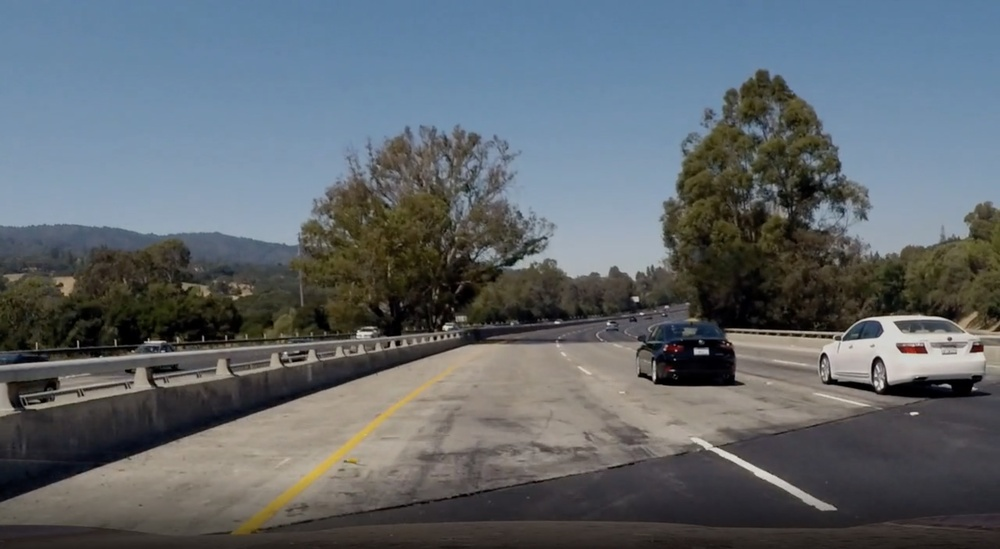
#> input picture test_images/challenge2.jpg, 1000 x 549 px, shrunk from 3360 x 1844 before the run
$ jupyter execute --allow-errors identify_lanes_no_video.ipynb
#> lines starting #> are read from the running program, lines starting #| are printed output that depends on the picture; after the words box and inside, x2 and y2 are one past the last pixel; in counts of white or black regions, pixels touching at a corner belong together
[cell 1]
# conda install -c menpo opencv
# https://stackoverflow.com/questions/23119413/how-do-i-install-python-opencv-through-conda
import cv2
from matplotlib import pyplot as plt
import matplotlib.cm as cm
import numpy as np
import math
import itertools

from src.traffic_lanes_pipeline.merge_lines import merge_lines
#> (the rest of this cell did not finish here and is left out)

## Greyscale the image

[cell 2]
img_path = 'test_images/challenge2.jpg'
img = cv2.imread(img_path, cv2.IMREAD_COLOR)
#> img is the input picture: shape (549, 1000, 3); mean B, G, R 108.3, 102.7, 95.6

# This is to compensate for the fact that
# opencv image layers are stored in reverse order - BGR
# @alsosee https://www.pyimagesearch.com/2014/11/03/display-matplotlib-rgb-image/
img_color = cv2.cvtColor(img, cv2.COLOR_BGR2RGB)
plt.imshow(img_color)

[cell 3]
img_grey = cv2.cvtColor(img, cv2.COLOR_BGR2GRAY)
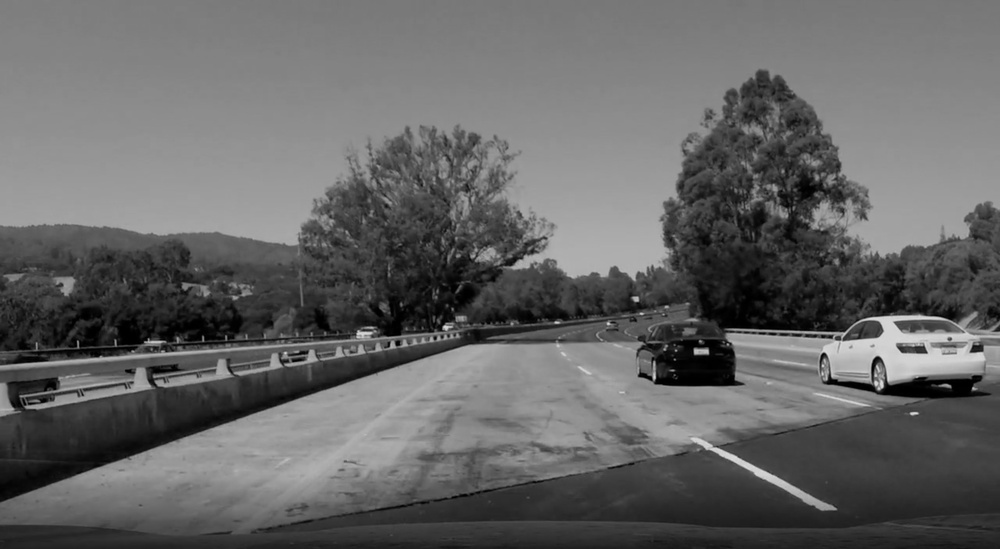
#> img_grey: shape (549, 1000); min 0, max 222, mean 101.2
# cmap, vmin, vmax allow to print image as human expects it
plt.imshow(img_grey, cmap=cm.gray, vmin=0, vmax=255)

## Apply gradient filter to identify edges

Gradient filter can be applied to the grey scale image to identify
points on the where color intensity changes the most.

On this example image these we can expect bright road lines to be picked
up by the filter.

Application of the GaussianBlur prior to Edge detection
reduces number of edgets that will be identified in the next step.

[cell 4]
# Define a kernel size for Gaussian smoothing / blurring
# Note: this step is optional as cv2.Canny() applies a 5x5 Gaussian internally
kernel_size = 5
img_blur = cv2.GaussianBlur(img_grey,(kernel_size, kernel_size), 0)

[cell 5]
thresholds = [(50, 150), (50, 200), (30, 200), (70, 200),
              (50, 180), (50, 220), (50, 250),
              (100, 150), (100, 200), (100, 250),
              (150, 150), (150, 200), (150, 250)]


for l, h in thresholds:
    img_gradient = cv2.Canny(img_blur, l, h)
    cv2.putText(
        img_gradient,
        "Thresholds (l,h): {l}, {h}".format(l = l, h = h),
        (50,50),
        cv2.FONT_HERSHEY_SIMPLEX,
        1,
        255
    )
    cv2.imwrite(
        "writeup_images/img_canny_tunning_{l}_{h}.jpg".format(l = l, h = h),
        img_gradient
    )
#> this loop made 13 passes
#> pass 1, `img_gradient = cv2.Canny(img_blur, l, h)`:
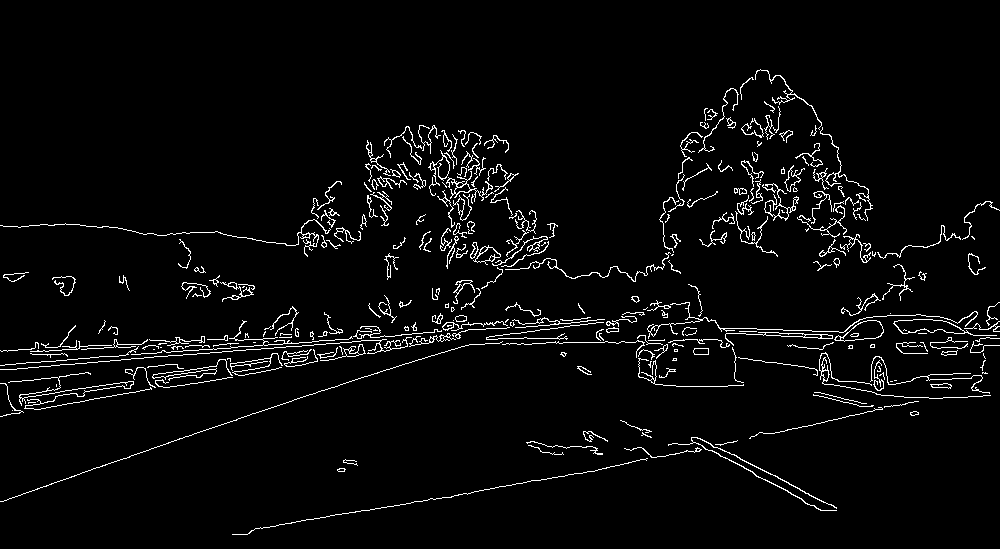
#> img_gradient: shape (549, 1000); 3.6% white in thin lines or dots, all inside (x1, y1, x2, y2) = (0, 69, 1000, 535)
#> pass 1, `cv2.imwrite( "writeup_images/img_canny_tunning_{l}_{h}.jpg".format(l =..`:
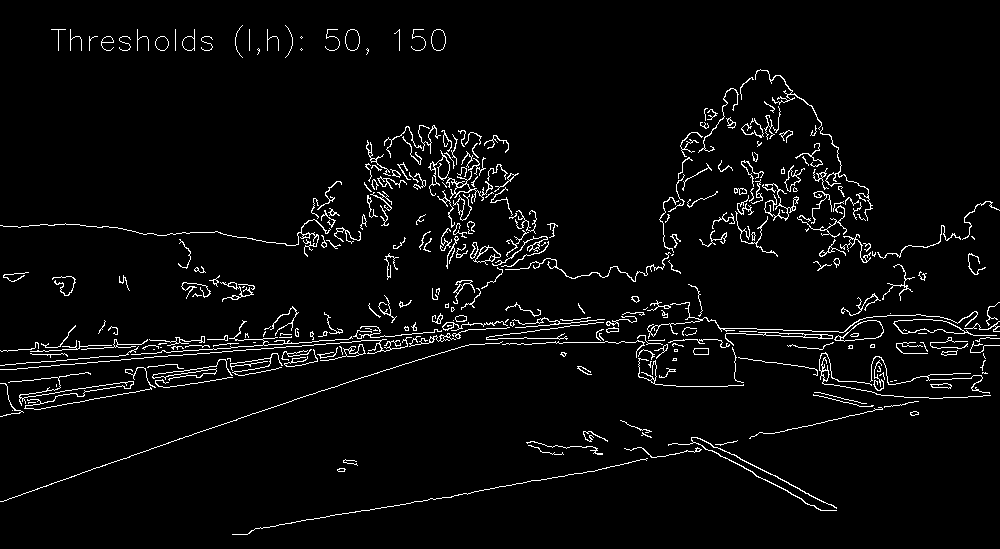
#> saved as img_canny_tunning_50_150.jpg: shape (549, 1000); 3.8% white in thin lines or dots
#> pass 2, `img_gradient = cv2.Canny(img_blur, l, h)`:
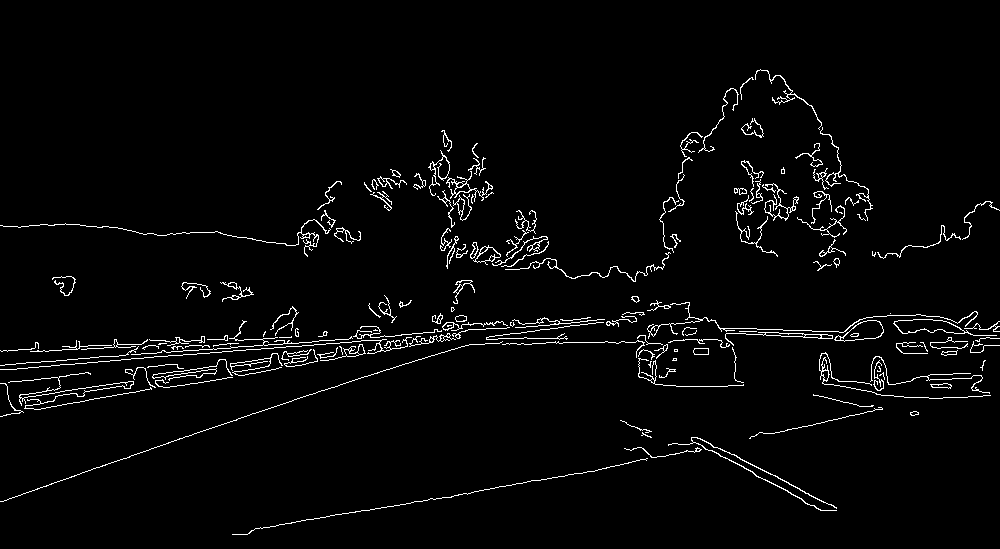
#> img_gradient: shape (549, 1000); 2.8% white in thin lines or dots, all inside (x1, y1, x2, y2) = (0, 69, 1000, 535)
#> pass 2, `cv2.imwrite( "writeup_images/img_canny_tunning_{l}_{h}.jpg".format(l =..`:
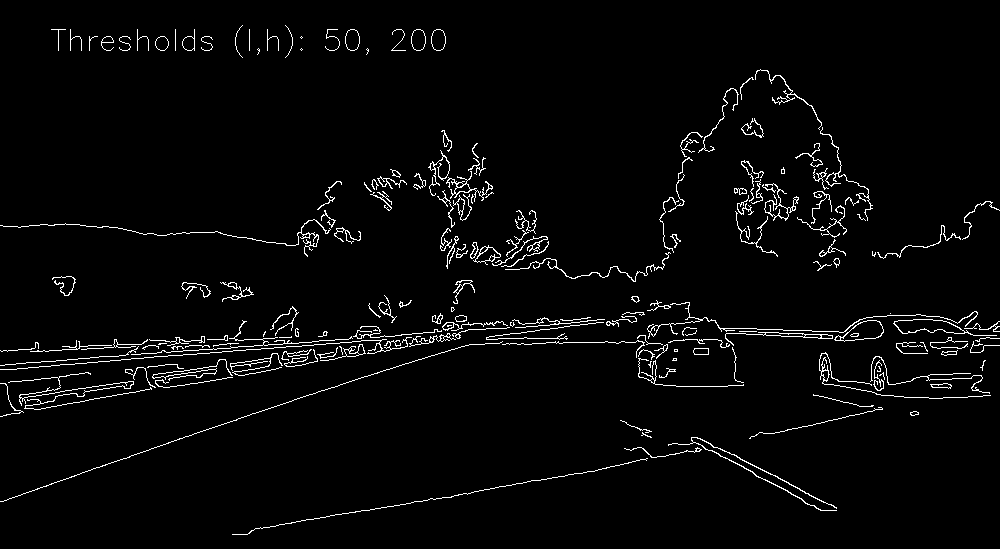
#> saved as img_canny_tunning_50_200.jpg: shape (549, 1000); 2.9% white in thin lines or dots
#> after the loop:
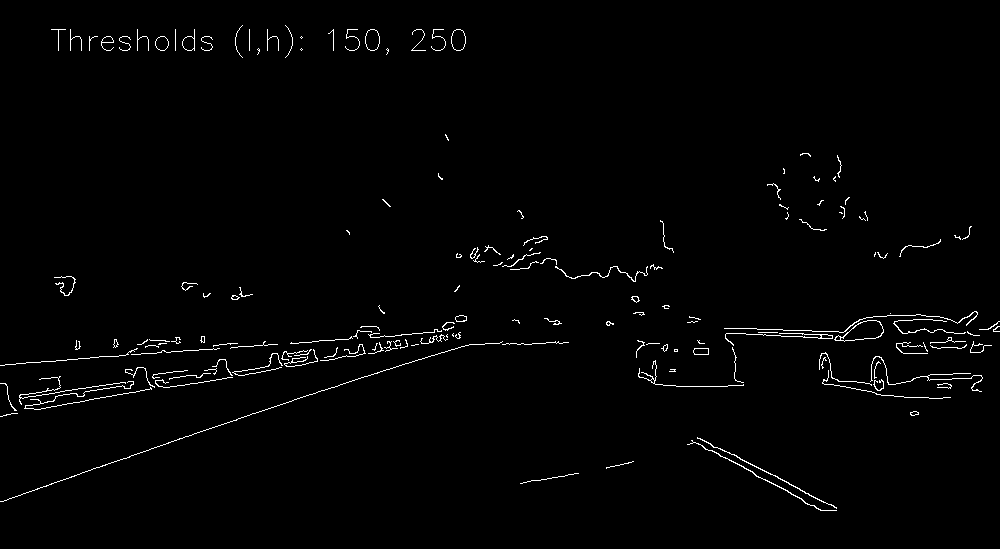
#> img_gradient: shape (549, 1000); 1.4% white in thin lines or dots, all inside (x1, y1, x2, y2) = (0, 25, 1000, 511)

Thresholds | Lower 50 | Lower 100 | Lower 150
:-------|:--------------------------:|:--------------------------:|:--------------------------:
Upper 150 | |  |
Upper 200 | |  |
Upper 250 | |  |

#> (a cell that did not finish here is left out)

## Reduce image scope

To detect lanes on the road it will help to reduce the view
of the camera to the road ahead of the car which can be asumed
to be a triangle formed between:

 - left bottom corner of the image
 - right bottom corner
 - point in the middle by x and 2/3 from the bottom by y

[cell 7]
# Demo output of the `limit_view()` function
img_view_demo = np.copy(img_grey) * 0 #creating a blank to draw lines on
#> img_view_demo: shape (549, 1000); every value is 0
#> (the rest of this cell did not finish here and is left out)

#> (a cell that did not finish here is left out)

[cell 9]
# Define the Hough transform parameters
# Make a blank the same size as our image to draw on
rho = 1
theta = np.pi / 180
threshold = 50
min_line_length = 100
max_line_gap = 50

#> (the rest of this cell did not finish here and is left out)

## Result

Now we can combine lines derived from the pipeline above with original image to visually evaulate performance of the algorithm.

In this example result is only partially satisfactory:

* Continious line on the right side is identified completely
* First section of the broken line on the left side is identified

However, most of segments of the broken line on the left side are undetected.

There are possible ares for research to improve this:

 * Apply Canny edge detection to the relevant part of the image with different threshold level
 * Apply line detection iteratively over the depth of the image with different threshold levels
   to capture smaller
 * Interpolate broken lines using the perspective geometry. This pottentially can inform about the shape of the lane based on the other line(s)

[cell 10]
img_demo = img.copy()
#> (the rest of this cell did not finish here and is left out)

[cell 11]
img = cv2.imread(img_path, cv2.IMREAD_COLOR)

#> (the rest of this cell did not finish here and is left out)

[cell 12]
img = cv2.imread(img_path, cv2.IMREAD_COLOR)
#> (the rest of this cell did not finish here and is left out)

[cell 13]
image_path_2 = 'test_images/challenge2.jpg'
img = cv2.imread(image_path_2, cv2.IMREAD_COLOR)
#> (the rest of this cell did not finish here and is left out)

[cell 14]
image_path_3 = 'test_images/challenge3.jpg'
img = cv2.imread(image_path_3, cv2.IMREAD_COLOR)
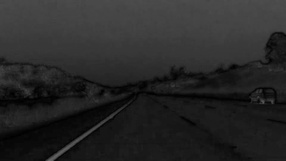
#> input picture test_images_out/challenge3.jpg, 286 x 161 px, shrunk from 960 x 540 before the run, found by its file name
#> img is the input picture: shape (161, 286, 3); min 0, max 103, mean 39.8
#> (the rest of this cell did not finish here and is left out)
